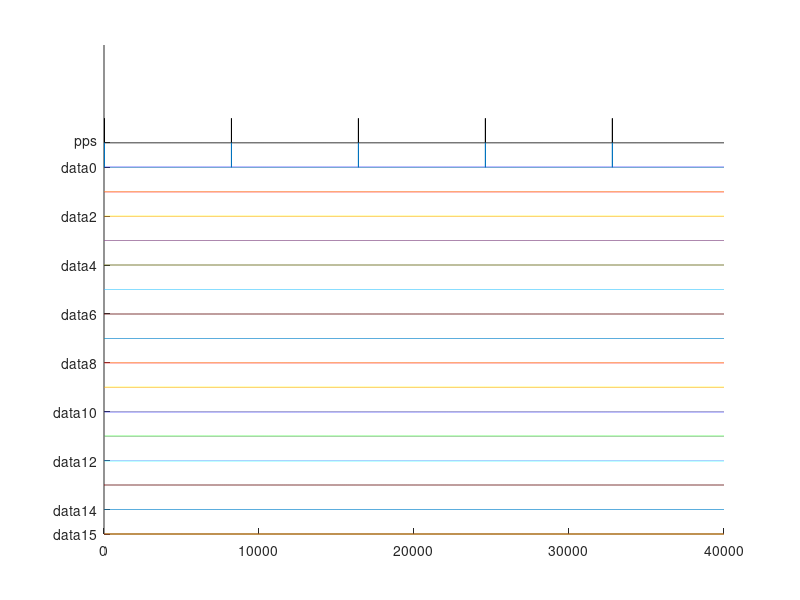

Source code (MATLAB): (Note: this script raises an error after producing the figure.)
close all;

blank_sig = zeros(1,40000).'; % second is 8192, pkts 2048 long, so 4 pkts per second, 2.5 seconds in sim

pps.time = [];
pps.signals.values = blank_sig;

start_pps = 30;

% determine periods involved
second = 8192; % fpga clocks per second
duration = 1; % on for 10 clocks

% create a vector of actual periods in the pps pulse
npulses = floor(length(blank_sig)/second)+1;
periods = second*ones(1,npulses); 

% create pps input signal, start at 30, end at 39
start_ind = start_pps;
stop_ind  = start_ind+duration-1;

for p = 1:length(periods)
    if stop_ind<length(blank_sig)
        pps.signals.values(start_ind:stop_ind) = 1;
    end
    start_ind = start_ind+periods(p);
    stop_ind  = start_ind+duration-1;
end

% pps at 30, calculate sec_ref_ep number and set it right at time 0, set to
% 0

sec_ref_ep.time = [];
sec_ref_ep.signals.values = blank_sig;
sec_ref_ep.signals.values(50:end)=0;

% now set reset signals AFTER first pps at time 30
reset.time = [];
reset.signals.values = blank_sig;
reset.signals.values(10:19) = 1; % so ends up being on for 10 clocks, then back to 0


% set enable signal
enable.time = [];
enable.signals.values = blank_sig;
enable.signals.values(401:end)=1;
%enable.signals.values(401:10000)=1;
%enable.signals.values(20000:end)=1;

% make data
% 16 pieces of data per clock cycle
% initalize data0-data15 values
x.time = [];
x.signals.values = blank_sig;

% set data values to something, data stream 16 times the length of ind data
% data set to single pulse with pps timing, so data0 at each pulse is a 1
data_matrix = repmat(blank_sig,1,16);
data_matrix(start_pps:second:end,1)=1;



data_stream = reshape(data_matrix.',16*length(blank_sig),1);


% distribute data_stream into the 16 matlab variables
for k=0:15
    x.signals.values = data_matrix(:,k+1);
    eval(['data',num2str(k),'=x;'])
end


figure
hold all
stairs(pps.signals.values+1,'k')
for k=0:15
    eval(['x=data',num2str(k),';'])
    stairs(x.signals.values-k*1)
end
set(gca,'YTick',[-15 -14:2:0 1])
set(gca,'YTickLabel',{'data15','data14','data12','data10','data8','data6','data4','data2','data0','pps'})








% set breakpoint, run simulation





% get data
x = [];
for k=0:15
    eval(['x = [x data_out',num2str(k),'.Data];'])
end
data_stream_out = reshape(x.',1,length(data_out0.Data)*16);





dt = 1/16;
ti = [0:length(data_stream)-1]*dt;
to = [0:length(data_stream_out)-1]*dt;
tpi= [0:length(blank_sig)-1];
tpo= [0:length(sync_out.Data)-1];
figure
hold all
stairs(ti,data_stream,'b')
stairs(to,data_stream_out,'r')
stairs(tpi,pps.signals.values,'k:')
stairs(tpo,sync_out.Data,'k:')
ylim([-1 2])
legend('input data','output data','pps in','pps out')
title('vdif: hdr block input and output timing, latency of 2 clocks ')
xlim([8220 8228])
xlabel('fpga clocks (16 data samples each clock)')


secs_ref_ep.Data(frame_out.Data==0)=0;
fnum.Data(frame_out.Data==0)=0;

figure
hold all
stairs(sync_out.Data/3,'k:')
x = find(sync_out.Data==1);
for k=1:length(x)
    text(x(k),1/3,'pps')
end

stairs(fnum.Data,'color',[0.5 0 0.5])
x = find(frame_out.Data==1);
for k=1:length(x)
    text(x(k),fnum.Data(x(k)),['f=',num2str(fnum.Data(x(k)))],'color',[.5 0 .5])
end

stairs(secs_ref_ep.Data,'color',[0 0.5 0])
for k=1:length(x)
    text(x(k),secs_ref_ep.Data(x(k))-.2,['s=',num2str(secs_ref_ep.Data(x(k)))],'color',[.5 0 .5])
end

stairs(frame_out.Data/2)
legend('pps out','frame num','secs since ref','start of frame')
xlim([0 40000])



% ()


